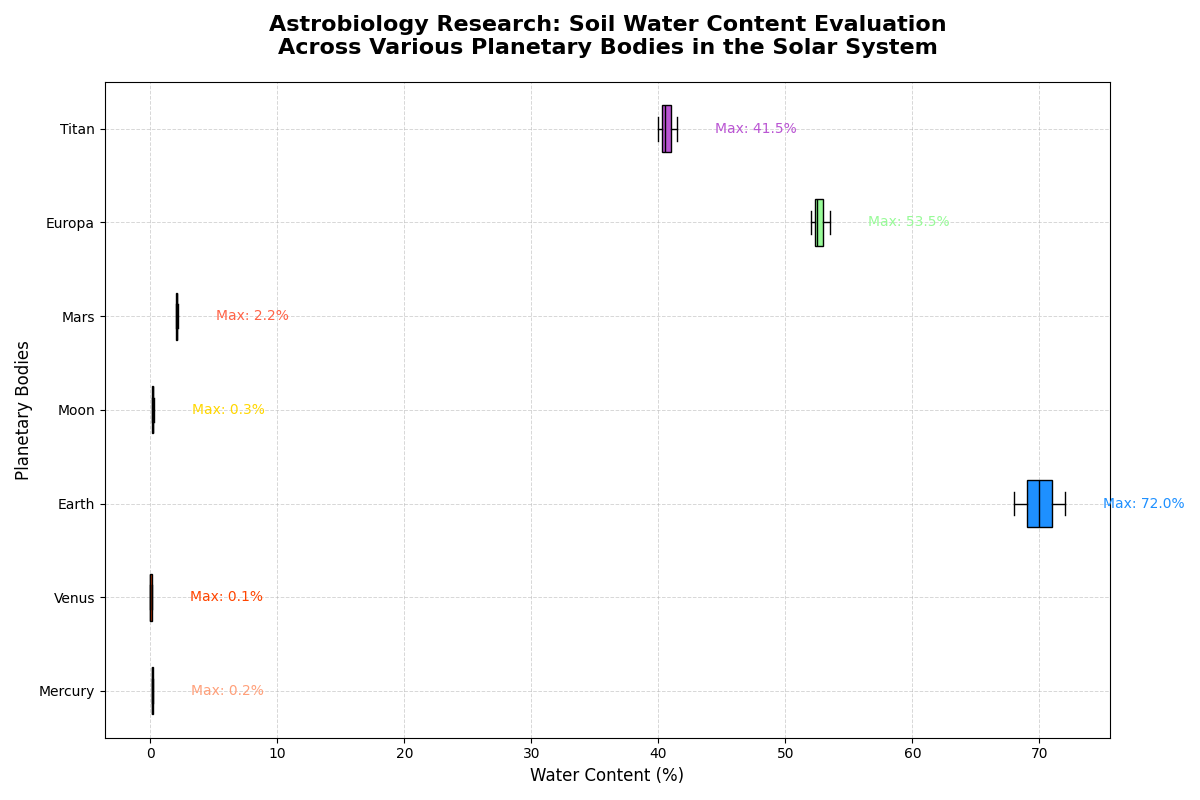

This chart was generated by the following Python code:
import matplotlib.pyplot as plt
import numpy as np

# Planetary bodies
planets = ['Mercury', 'Venus', 'Earth', 'Moon', 'Mars', 'Europa', 'Titan']

# Artificial water content data (in percentage)
water_content_data = [
    [0.1, 0.1, 0.2, 0.2, 0.1],
    [0.0, 0.0, 0.1, 0.1, 0.0],
    [70.0, 68.0, 72.0, 71.0, 69.0],
    [0.1, 0.2, 0.1, 0.3, 0.2],
    [2.0, 2.1, 2.2, 2.0, 2.1],
    [52.5, 53.0, 52.0, 53.5, 52.3],
    [40.0, 41.0, 40.5, 41.5, 40.3]
]

# Create a figure and axis
fig, ax = plt.subplots(figsize=(12, 8))

# Plot the horizontal box plot
box = ax.boxplot(water_content_data, patch_artist=True, notch=False, vert=False, labels=planets)

# Customize box colors
colors = ['#FFA07A', '#FF4500', '#1E90FF', '#FFD700', '#FF6347', '#98FB98', '#BA55D3']
for patch, color in zip(box['boxes'], colors):
    patch.set_facecolor(color)

# Adding median line color
plt.setp(box['medians'], color='black')

# Set title and labels
ax.set_title("Astrobiology Research: Soil Water Content Evaluation\nAcross Various Planetary Bodies in the Solar System", 
             fontsize=16, fontweight='bold', pad=20)
ax.set_xlabel("Water Content (%)", fontsize=12)
ax.set_ylabel("Planetary Bodies", fontsize=12)

# Enhance gridlines for readability
ax.grid(True, linestyle='--', alpha=0.5, which='both', linewidth=0.7)

# Annotate with additional information
for i, (planet, data) in enumerate(zip(planets, water_content_data)):
    max_val = max(data)
    ax.text(max_val + 3, i + 1, f'Max: {max_val:.1f}%', va='center', fontsize=10, color=colors[i])

# Automatically adjust layout
plt.tight_layout()

# Show the plot
plt.show()
